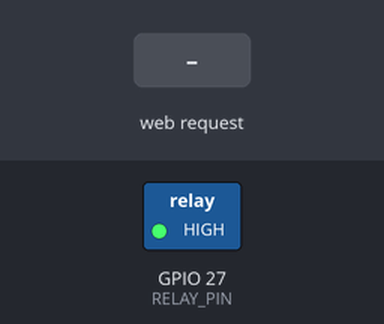
Simulated run of this sketch. Board: ESP32. Parts: switched loads named in the sketch (green lamp = pin HIGH). The inputs (shaded band) are chosen by the test bench. WiFi joins after 1.5 s; servers stay silent unless stated; what the sketch prints to the serial monitor is not drawn.

Above: at 2.7 s.
2.8 s: HTTP request GET / received
At 3.5 s:
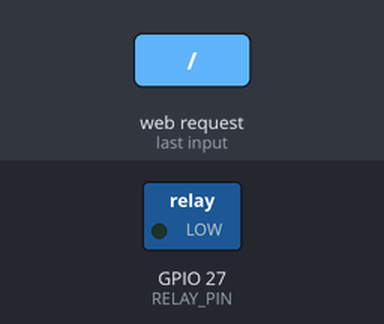
Timing chart, 0 to 5.8 s (numbered marks = the images above; inputs shaded):
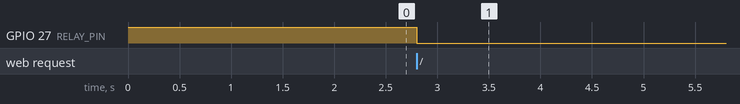

Measured:
- after the input at 2.8 s, GPIO 27 (RELAY_PIN): HIGH → LOW at once

The sketch:

haratu_faratu_agriculture_clinic.ino
```cpp
#include <WiFi.h>
#include <WebServer.h>

// SMART AGRICULTURE CLINIC
// Agriculture Clinic - Smart Agriculture Project

const char* ssid = "YOUR_WIFI_NAME";
const char* password = "YOUR_WIFI_PASSWORD";

#define SOIL_PIN 34
#define RELAY_PIN 27

WebServer server(80);

int getMoisture() {
  int raw = analogRead(SOIL_PIN);
  int moisture = map(raw, 2550, 881, 0, 90);
  return constrain(moisture, 0, 90);
}

void handleRoot() {
  int moisture = getMoisture();
  String irrigationStatus;
  String pumpStatus;

  if (moisture < 40) {
    digitalWrite(RELAY_PIN, LOW);
    pumpStatus = "ON";
    irrigationStatus = "સિંચાઈ જરૂરી";
  } else {
    digitalWrite(RELAY_PIN, HIGH);
    pumpStatus = "OFF";
    irrigationStatus = "માટીની ભેજ યોગ્ય";
  }

  String html = "<!DOCTYPE html><html><head>";
  html += "<meta name='viewport' content='width=device-width,initial-scale=1'>";
  html += "<meta http-equiv='refresh' content='5'>";
  html += "<title>Agriculture Clinic</title>";
  html += "<style>body{font-family:Arial;text-align:center;background:#f5f7fa;padding:20px}";
  html += ".card{max-width:500px;margin:auto;background:white;padding:25px;border-radius:18px;box-shadow:0 3px 12px #ccc}";
  html += "h1{font-size:26px}.value{font-size:48px;font-weight:bold}.status{font-size:22px;margin:15px 0}.info{font-size:18px}</style>";
  html += "</head><body><div class='card'>";
  html += "<h1>Agriculture Clinic</h1><p>Smart Agriculture Project</p><hr>";
  html += "<div class='info'>Soil Moisture</div>";
  html += "<div class='value'>" + String(moisture) + "%</div>";
  html += "<div class='status'>" + irrigationStatus + "</div>";
  html += "<div class='info'>Water Pump: <b>" + pumpStatus + "</b></div>";
  html += "<hr><p>Automatic irrigation system</p>";
  html += "</div></body></html>";

  server.send(200, "text/html; charset=utf-8", html);
}

void setup() {
  Serial.begin(115200);
  pinMode(SOIL_PIN, INPUT);
  pinMode(RELAY_PIN, OUTPUT);

  // Pump OFF at startup
  digitalWrite(RELAY_PIN, HIGH);

  WiFi.begin(ssid, password);
  Serial.print("Connecting to Wi-Fi");

  while (WiFi.status() != WL_CONNECTED) {
    delay(500);
    Serial.print(".");
  }

  Serial.println();
  Serial.println("Wi-Fi connected!");
  Serial.print("ESP32 IP address: ");
  Serial.println(WiFi.localIP());

  server.on("/", handleRoot);
  server.begin();
  Serial.println("Web server started.");
}

void loop() {
  server.handleClient();
}
```
